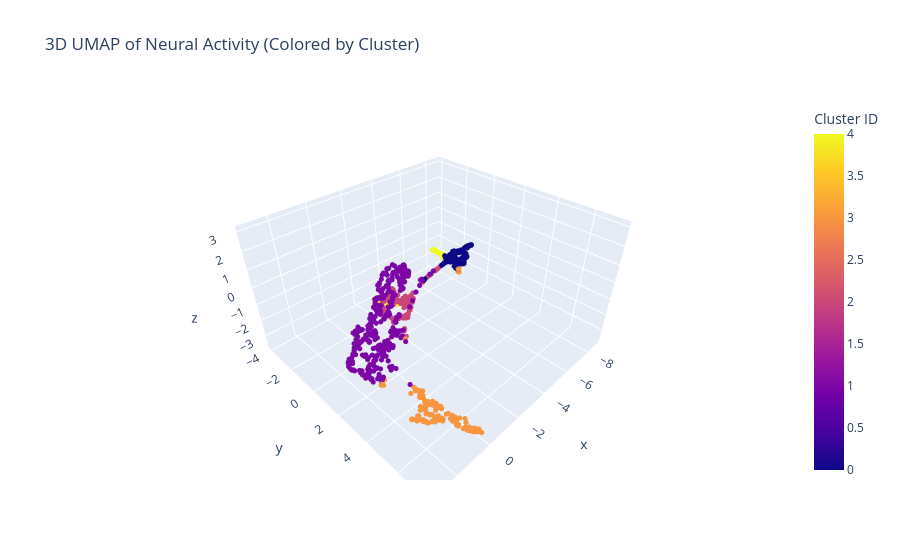

This figure's notebook cell:
### Code cell
# UMAP & Clustering
print("Running UMAP...")
reducer = umap.UMAP(n_components=3, n_neighbors=15, min_dist=0.1, random_state=42)
embedding_3d = reducer.fit_transform(X_pca)

# KMeans Clustering
n_clusters = 5
kmeans = KMeans(n_clusters=n_clusters, random_state=42)
labels = kmeans.fit_predict(X_pca)

# Interactive 3D Plot
fig = px.scatter_3d(
    x=embedding_3d[:, 0], y=embedding_3d[:, 1], z=embedding_3d[:, 2],
    color=labels,
    title="3D UMAP of Neural Activity (Colored by Cluster)",
    labels={'color': 'Cluster ID'}
)
fig.update_traces(marker=dict(size=3))
fig.show()

### Figure 1 — Plotly figure (JSON) as saved in the notebook; plotly's stock layout.template omitted (floating-point values rounded to 4 significant figures; data arrays with more than 128 entries replaced by an {"elided": "..."} marker saying what was removed)
{"data": [{"hovertemplate": "x=%{x}<br>y=%{y}<br>z=%{z}<br>Cluster ID=%{marker.color}<extra></extra>", "legendgroup": "", "marker": {"color": {"elided": "900 int values"}, "coloraxis": "coloraxis", "size": 3, "symbol": "circle"}, "mode": "markers", "name": "", "scene": "scene", "showlegend": false, "type": "scatter3d", "x": {"elided": "900 float values"}, "y": {"elided": "900 float values"}, "z": {"elided": "900 float values"}}], "layout": {"coloraxis": {"colorbar": {"title": {"text": "Cluster ID"}}, "colorscale": [[0, "#0d0887"], [0.1111, "#46039f"], [0.2222, "#7201a8"], [0.3333, "#9c179e"], [0.4444, "#bd3786"], [0.5556, "#d8576b"], [0.6667, "#ed7953"], [0.7778, "#fb9f3a"], [0.8889, "#fdca26"], [1, "#f0f921"]]}, "legend": {"tracegroupgap": 0}, "scene": {"domain": {"x": [0, 1], "y": [0, 1]}, "xaxis": {"title": {"text": "x"}}, "yaxis": {"title": {"text": "y"}}, "zaxis": {"title": {"text": "z"}}}, "title": {"text": "3D UMAP of Neural Activity (Colored by Cluster)"}}}
